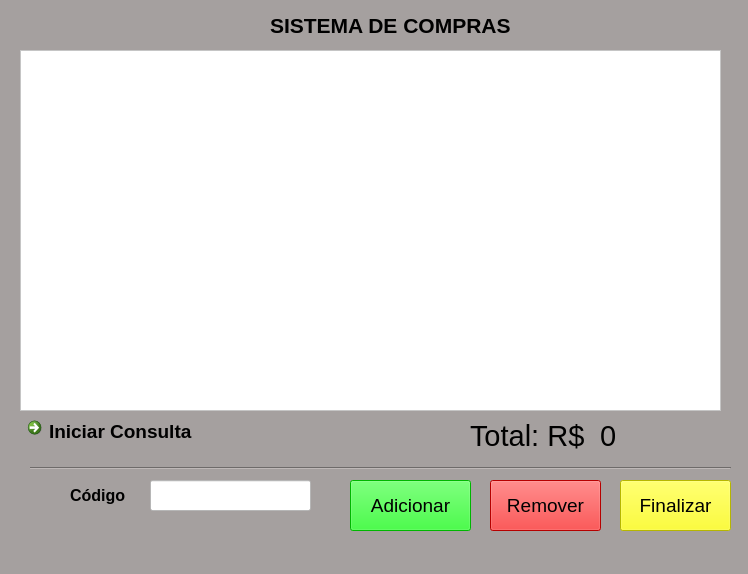
<?xml version="1.0" encoding="UTF-8"?>
<ui version="4.0">
 <class>MainWindow</class>
 <widget class="QMainWindow" name="MainWindow">
  <property name="geometry">
   <rect>
    <x>0</x>
    <y>0</y>
    <width>748</width>
    <height>574</height>
   </rect>
  </property>
  <property name="windowTitle">
   <string>MainWindow</string>
  </property>
  <property name="styleSheet">
   <string notr="true">background-color: rgb(63, 131, 241);
background-color: rgb(165, 160, 159);
alternate-background-color: rgb(161, 161, 161);</string>
  </property>
  <widget class="QWidget" name="centralwidget">
   <widget class="QListWidget" name="TelaCompras">
    <property name="geometry">
     <rect>
      <x>20</x>
      <y>50</y>
      <width>701</width>
      <height>361</height>
     </rect>
    </property>
    <property name="font">
     <font>
      <pointsize>16</pointsize>
      <weight>75</weight>
      <bold>true</bold>
     </font>
    </property>
    <property name="styleSheet">
     <string notr="true">background-color: rgb(255, 255, 255);</string>
    </property>
   </widget>
   <widget class="QLabel" name="SistemaComprasLabel">
    <property name="geometry">
     <rect>
      <x>270</x>
      <y>10</y>
      <width>241</width>
      <height>31</height>
     </rect>
    </property>
    <property name="font">
     <font>
      <pointsize>16</pointsize>
      <weight>75</weight>
      <bold>true</bold>
     </font>
    </property>
    <property name="text">
     <string>SISTEMA DE COMPRAS</string>
    </property>
   </widget>
   <widget class="QLabel" name="label_2">
    <property name="geometry">
     <rect>
      <x>470</x>
      <y>420</y>
      <width>121</width>
      <height>31</height>
     </rect>
    </property>
    <property name="font">
     <font>
      <pointsize>22</pointsize>
     </font>
    </property>
    <property name="text">
     <string>Total: R$</string>
    </property>
   </widget>
   <widget class="QLabel" name="TotalLabel">
    <property name="geometry">
     <rect>
      <x>600</x>
      <y>420</y>
      <width>131</width>
      <height>31</height>
     </rect>
    </property>
    <property name="font">
     <font>
      <pointsize>22</pointsize>
     </font>
    </property>
    <property name="text">
     <string>0</string>
    </property>
   </widget>
   <widget class="QLabel" name="CodigoLabel">
    <property name="geometry">
     <rect>
      <x>70</x>
      <y>470</y>
      <width>61</width>
      <height>51</height>
     </rect>
    </property>
    <property name="font">
     <font>
      <pointsize>12</pointsize>
      <weight>75</weight>
      <bold>true</bold>
     </font>
    </property>
    <property name="text">
     <string>Código</string>
    </property>
   </widget>
   <widget class="QLineEdit" name="Codigo">
    <property name="geometry">
     <rect>
      <x>150</x>
      <y>480</y>
      <width>161</width>
      <height>31</height>
     </rect>
    </property>
    <property name="font">
     <font>
      <pointsize>13</pointsize>
     </font>
    </property>
    <property name="styleSheet">
     <string notr="true">border-color: rgb(0, 0, 0);
background-color: rgb(255, 255, 255);</string>
    </property>
   </widget>
   <widget class="QPushButton" name="botaoAdd">
    <property name="geometry">
     <rect>
      <x>350</x>
      <y>480</y>
      <width>121</width>
      <height>51</height>
     </rect>
    </property>
    <property name="font">
     <font>
      <pointsize>14</pointsize>
     </font>
    </property>
    <property name="styleSheet">
     <string notr="true">background-color: rgb(0, 255, 0);</string>
    </property>
    <property name="text">
     <string>Adicionar</string>
    </property>
   </widget>
   <widget class="Line" name="line">
    <property name="geometry">
     <rect>
      <x>30</x>
      <y>460</y>
      <width>701</width>
      <height>16</height>
     </rect>
    </property>
    <property name="orientation">
     <enum>Qt::Horizontal</enum>
    </property>
   </widget>
   <widget class="QPushButton" name="botaoRem">
    <property name="geometry">
     <rect>
      <x>490</x>
      <y>480</y>
      <width>111</width>
      <height>51</height>
     </rect>
    </property>
    <property name="font">
     <font>
      <pointsize>14</pointsize>
     </font>
    </property>
    <property name="styleSheet">
     <string notr="true">background-color: rgb(0, 255, 0);
background-color: rgb(255, 0, 0);</string>
    </property>
    <property name="text">
     <string>Remover</string>
    </property>
   </widget>
   <widget class="QPushButton" name="botaoFin">
    <property name="geometry">
     <rect>
      <x>620</x>
      <y>480</y>
      <width>111</width>
      <height>51</height>
     </rect>
    </property>
    <property name="font">
     <font>
      <pointsize>14</pointsize>
     </font>
    </property>
    <property name="styleSheet">
     <string notr="true">background-color: rgb(0, 255, 0);
background-color: rgb(255, 228, 21);
background-color: rgb(255, 0, 0);
background-color: rgb(255, 255, 0);</string>
    </property>
    <property name="text">
     <string>Finalizar</string>
    </property>
   </widget>
   <widget class="QCommandLinkButton" name="btnIniciarConsulta">
    <property name="geometry">
     <rect>
      <x>20</x>
      <y>410</y>
      <width>191</width>
      <height>41</height>
     </rect>
    </property>
    <property name="font">
     <font>
      <family>Segoe UI</family>
      <pointsize>14</pointsize>
      <kerning>true</kerning>
     </font>
    </property>
    <property name="cursor">
     <cursorShape>ArrowCursor</cursorShape>
    </property>
    <property name="text">
     <string>Iniciar Consulta</string>
    </property>
   </widget>
  </widget>
  <widget class="QMenuBar" name="menubar">
   <property name="geometry">
    <rect>
     <x>0</x>
     <y>0</y>
     <width>748</width>
     <height>21</height>
    </rect>
   </property>
  </widget>
  <widget class="QStatusBar" name="statusbar"/>
 </widget>
 <resources/>
 <connections/>
</ui>
